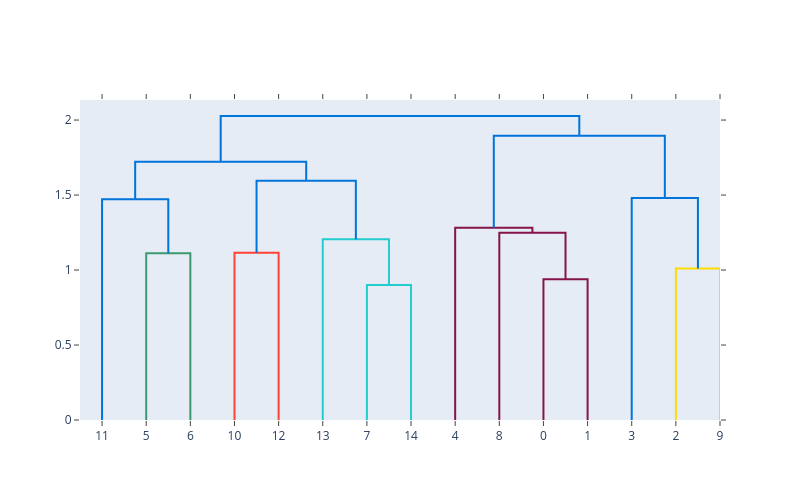

Notebook code for this chart:
### Markdown cell above
A dendrogram is a diagram representing a tree. The figure factory called create_dendrogram performs hierarchical clustering on data and represents the resulting tree. Values on the tree depth axis correspond to distances between clusters.

Dendrogram plots are commonly used in computational biology to show the clustering of genes or samples, sometimes in the margin of heatmaps.

### Code cell
np.random.seed(1)

dendrogram_data = np.random.rand(15, 12)  # 15 samples, with 12 dimensions each
fig = ff.create_dendrogram(dendrogram_data)
fig.update_layout(width=800, height=500)
fig.show()

### Figure 1 — Plotly figure (JSON) as saved in the notebook; plotly's stock layout.template omitted (floating-point values rounded to 4 significant figures)
{"data": [{"hoverinfo": "text", "marker": {"color": "rgb(61,153,112)"}, "mode": "lines", "type": "scatter", "x": [15.0, 15.0, 25.0, 25.0], "xaxis": "x", "y": [0.0, 1.112, 1.112, 0.0], "yaxis": "y"}, {"hoverinfo": "text", "marker": {"color": "rgb(0,116,217)"}, "mode": "lines", "type": "scatter", "x": [5.0, 5.0, 20.0, 20.0], "xaxis": "x", "y": [0.0, 1.471, 1.471, 1.112], "yaxis": "y"}, {"hoverinfo": "text", "marker": {"color": "rgb(255,65,54)"}, "mode": "lines", "type": "scatter", "x": [35.0, 35.0, 45.0, 45.0], "xaxis": "x", "y": [0.0, 1.115, 1.115, 0.0], "yaxis": "y"}, {"hoverinfo": "text", "marker": {"color": "rgb(35,205,205)"}, "mode": "lines", "type": "scatter", "x": [65.0, 65.0, 75.0, 75.0], "xaxis": "x", "y": [0.0, 0.9006, 0.9006, 0.0], "yaxis": "y"}, {"hoverinfo": "text", "marker": {"color": "rgb(35,205,205)"}, "mode": "lines", "type": "scatter", "x": [55.0, 55.0, 70.0, 70.0], "xaxis": "x", "y": [0.0, 1.206, 1.206, 0.9006], "yaxis": "y"}, {"hoverinfo": "text", "marker": {"color": "rgb(0,116,217)"}, "mode": "lines", "type": "scatter", "x": [40.0, 40.0, 62.5, 62.5], "xaxis": "x", "y": [1.115, 1.596, 1.596, 1.206], "yaxis": "y"}, {"hoverinfo": "text", "marker": {"color": "rgb(0,116,217)"}, "mode": "lines", "type": "scatter", "x": [12.5, 12.5, 51.25, 51.25], "xaxis": "x", "y": [1.471, 1.722, 1.722, 1.596], "yaxis": "y"}, {"hoverinfo": "text", "marker": {"color": "rgb(133,20,75)"}, "mode": "lines", "type": "scatter", "x": [105.0, 105.0, 115.0, 115.0], "xaxis": "x", "y": [0.0, 0.9379, 0.9379, 0.0], "yaxis": "y"}, {"hoverinfo": "text", "marker": {"color": "rgb(133,20,75)"}, "mode": "lines", "type": "scatter", "x": [95.0, 95.0, 110.0, 110.0], "xaxis": "x", "y": [0.0, 1.249, 1.249, 0.9379], "yaxis": "y"}, {"hoverinfo": "text", "marker": {"color": "rgb(133,20,75)"}, "mode": "lines", "type": "scatter", "x": [85.0, 85.0, 102.5, 102.5], "xaxis": "x", "y": [0.0, 1.281, 1.281, 1.249], "yaxis": "y"}, {"hoverinfo": "text", "marker": {"color": "rgb(255,220,0)"}, "mode": "lines", "type": "scatter", "x": [135.0, 135.0, 145.0, 145.0], "xaxis": "x", "y": [0.0, 1.01, 1.01, 0.0], "yaxis": "y"}, {"hoverinfo": "text", "marker": {"color": "rgb(0,116,217)"}, "mode": "lines", "type": "scatter", "x": [125.0, 125.0, 140.0, 140.0], "xaxis": "x", "y": [0.0, 1.48, 1.48, 1.01], "yaxis": "y"}, {"hoverinfo": "text", "marker": {"color": "rgb(0,116,217)"}, "mode": "lines", "type": "scatter", "x": [93.75, 93.75, 132.5, 132.5], "xaxis": "x", "y": [1.281, 1.895, 1.895, 1.48], "yaxis": "y"}, {"hoverinfo": "text", "marker": {"color": "rgb(0,116,217)"}, "mode": "lines", "type": "scatter", "x": [31.88, 31.88, 113.1, 113.1], "xaxis": "x", "y": [1.722, 2.027, 2.027, 1.895], "yaxis": "y"}], "layout": {"autosize": false, "height": 500, "hovermode": "closest", "showlegend": false, "width": 800, "xaxis": {"mirror": "allticks", "rangemode": "tozero", "showgrid": false, "showline": true, "showticklabels": true, "tickmode": "array", "ticks": "outside", "ticktext": ["11", "5", "6", "10", "12", "13", "7", "14", "4", "8", "0", "1", "3", "2", "9"], "tickvals": [5, 15, 25, 35, 45, 55, 65, 75, 85, 95, 105, 115, 125, 135, 145], "type": "linear", "zeroline": false}, "yaxis": {"mirror": "allticks", "rangemode": "tozero", "showgrid": false, "showline": true, "showticklabels": true, "ticks": "outside", "type": "linear", "zeroline": false}}}
